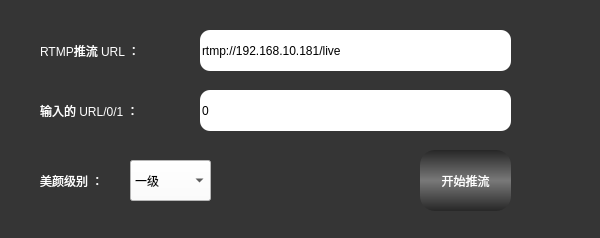
<?xml version="1.0" encoding="UTF-8"?>
<ui version="4.0">
 <class>QTRtmpStreamerClass</class>
 <widget class="QWidget" name="QTRtmpStreamerClass">
  <property name="geometry">
   <rect>
    <x>0</x>
    <y>0</y>
    <width>600</width>
    <height>238</height>
   </rect>
  </property>
  <property name="windowTitle">
   <string>QTRtmpStreamer</string>
  </property>
  <property name="styleSheet">
   <string notr="true">QLabel
{
	color: rgb(255, 255, 255);
	font: 75 12pt &quot;黑体&quot;;
}
QWidget
{
	background-color: rgb(53, 53, 53);
}

QPushButton:hover
 { 
	background-color: qlineargradient(spread:pad, x1:0, y1:0, x2:0, y2:1, stop:0 rgba(120, 120, 120, 255), stop:0.495 rgba(39, 39, 39, 255), stop:0.505 rgba(39,39, 39, 255), stop:1 rgba(120, 120,120, 255));
 border: none;
border-radius:15px;
color: rgb(255, 255, 255);
font: 75 12pt &quot;黑体&quot;;
 }
QPushButton:!hover
 { 
	background-color: qlineargradient(spread:pad, x1:0, y1:0, x2:0, y2:1, stop:0 rgba(39, 39, 39, 255), stop:0.495 rgba(120, 120, 120, 255), stop:0.505 rgba(120,120, 120, 255), stop:1 rgba(39, 39,39, 255));
 border: none;
border-radius:15px;
color: rgb(255, 255, 255);
font: 75 12pt &quot;黑体&quot;;
 }

QLineEdit
{
border-radius:10px;
background-color: rgb(255, 255, 255);
font: 75 12pt &quot;黑体&quot;;

}
QComboBox
{
background-color: rgb(255, 255, 255);
font: 75 12pt &quot;黑体&quot;;

}</string>
  </property>
  <widget class="QLineEdit" name="outUrl">
   <property name="geometry">
    <rect>
     <x>200</x>
     <y>30</y>
     <width>311</width>
     <height>41</height>
    </rect>
   </property>
   <property name="text">
    <string>rtmp://192.168.10.181/live</string>
   </property>
  </widget>
  <widget class="QLabel" name="label">
   <property name="geometry">
    <rect>
     <x>40</x>
     <y>40</y>
     <width>121</width>
     <height>21</height>
    </rect>
   </property>
   <property name="text">
    <string>RTMP推流 URL ：</string>
   </property>
  </widget>
  <widget class="QLabel" name="label_2">
   <property name="geometry">
    <rect>
     <x>40</x>
     <y>100</y>
     <width>131</width>
     <height>21</height>
    </rect>
   </property>
   <property name="text">
    <string>输入的 URL/0/1 ：</string>
   </property>
  </widget>
  <widget class="QLineEdit" name="inUrl">
   <property name="geometry">
    <rect>
     <x>200</x>
     <y>90</y>
     <width>311</width>
     <height>41</height>
    </rect>
   </property>
   <property name="text">
    <string>0</string>
   </property>
  </widget>
  <widget class="QPushButton" name="startButton">
   <property name="geometry">
    <rect>
     <x>420</x>
     <y>150</y>
     <width>91</width>
     <height>61</height>
    </rect>
   </property>
   <property name="text">
    <string>开始推流</string>
   </property>
  </widget>
  <widget class="QLabel" name="label_3">
   <property name="geometry">
    <rect>
     <x>40</x>
     <y>170</y>
     <width>91</width>
     <height>21</height>
    </rect>
   </property>
   <property name="text">
    <string>美颜级别 ：</string>
   </property>
  </widget>
  <widget class="QComboBox" name="facelevel">
   <property name="geometry">
    <rect>
     <x>130</x>
     <y>160</y>
     <width>81</width>
     <height>41</height>
    </rect>
   </property>
   <item>
    <property name="text">
     <string>一级</string>
    </property>
   </item>
   <item>
    <property name="text">
     <string>二级</string>
    </property>
   </item>
   <item>
    <property name="text">
     <string>三级</string>
    </property>
   </item>
  </widget>
 </widget>
 <layoutdefault spacing="6" margin="11"/>
 <resources>
  <include location="QTRtmpStreamer.qrc"/>
 </resources>
 <connections>
  <connection>
   <sender>startButton</sender>
   <signal>clicked()</signal>
   <receiver>QTRtmpStreamerClass</receiver>
   <slot>Stream()</slot>
   <hints>
    <hint type="sourcelabel">
     <x>460</x>
     <y>174</y>
    </hint>
    <hint type="destinationlabel">
     <x>668</x>
     <y>287</y>
    </hint>
   </hints>
  </connection>
 </connections>
 <slots>
  <slot>Stream()</slot>
 </slots>
</ui>
